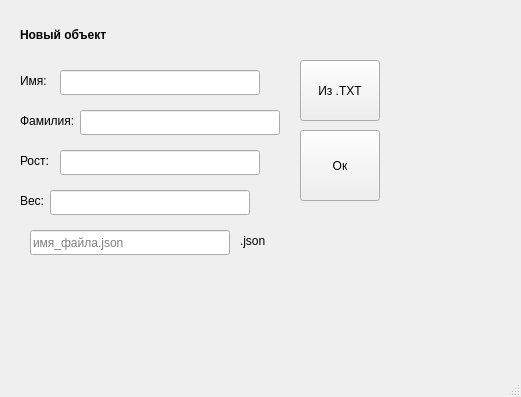
<?xml version="1.0" encoding="UTF-8"?>
<ui version="4.0">
 <class>MainWindow</class>
 <widget class="QMainWindow" name="MainWindow">
  <property name="geometry">
   <rect>
    <x>0</x>
    <y>0</y>
    <width>521</width>
    <height>397</height>
   </rect>
  </property>
  <property name="windowTitle">
   <string>Новый объект</string>
  </property>
  <widget class="QWidget" name="centralwidget">
   <widget class="QLabel" name="titleLabel">
    <property name="geometry">
     <rect>
      <x>20</x>
      <y>20</y>
      <width>251</width>
      <height>31</height>
     </rect>
    </property>
    <property name="text">
     <string>&lt;b&gt;Новый объект&lt;/b&gt;</string>
    </property>
   </widget>
   <widget class="QLabel" name="nameLabel">
    <property name="geometry">
     <rect>
      <x>20</x>
      <y>70</y>
      <width>51</width>
      <height>21</height>
     </rect>
    </property>
    <property name="text">
     <string>Имя:</string>
    </property>
   </widget>
   <widget class="QLineEdit" name="nameEdit">
    <property name="geometry">
     <rect>
      <x>60</x>
      <y>70</y>
      <width>200</width>
      <height>25</height>
     </rect>
    </property>
   </widget>
   <widget class="QLabel" name="surnameLabel">
    <property name="geometry">
     <rect>
      <x>20</x>
      <y>110</y>
      <width>61</width>
      <height>21</height>
     </rect>
    </property>
    <property name="text">
     <string>Фамилия:</string>
    </property>
   </widget>
   <widget class="QLineEdit" name="surnameEdit">
    <property name="geometry">
     <rect>
      <x>80</x>
      <y>110</y>
      <width>200</width>
      <height>25</height>
     </rect>
    </property>
   </widget>
   <widget class="QLabel" name="heightLabel">
    <property name="geometry">
     <rect>
      <x>20</x>
      <y>150</y>
      <width>41</width>
      <height>21</height>
     </rect>
    </property>
    <property name="text">
     <string>Рост:</string>
    </property>
   </widget>
   <widget class="QLineEdit" name="heightEdit">
    <property name="geometry">
     <rect>
      <x>60</x>
      <y>150</y>
      <width>200</width>
      <height>25</height>
     </rect>
    </property>
   </widget>
   <widget class="QLabel" name="weightLabel">
    <property name="geometry">
     <rect>
      <x>20</x>
      <y>190</y>
      <width>31</width>
      <height>21</height>
     </rect>
    </property>
    <property name="text">
     <string>Вес:</string>
    </property>
   </widget>
   <widget class="QLineEdit" name="weightEdit">
    <property name="geometry">
     <rect>
      <x>50</x>
      <y>190</y>
      <width>200</width>
      <height>25</height>
     </rect>
    </property>
   </widget>
   <widget class="QPushButton" name="loadTxtButton">
    <property name="geometry">
     <rect>
      <x>300</x>
      <y>60</y>
      <width>80</width>
      <height>61</height>
     </rect>
    </property>
    <property name="text">
     <string>Из .TXT</string>
    </property>
   </widget>
   <widget class="QPushButton" name="okButton">
    <property name="geometry">
     <rect>
      <x>300</x>
      <y>130</y>
      <width>80</width>
      <height>71</height>
     </rect>
    </property>
    <property name="text">
     <string>Ок</string>
    </property>
   </widget>
   <widget class="QLineEdit" name="jsonFileLineEdit">
    <property name="geometry">
     <rect>
      <x>30</x>
      <y>230</y>
      <width>200</width>
      <height>25</height>
     </rect>
    </property>
    <property name="placeholderText">
     <string>имя_файла.json</string>
    </property>
   </widget>
   <widget class="QLabel" name="jsonLabel">
    <property name="geometry">
     <rect>
      <x>240</x>
      <y>230</y>
      <width>51</width>
      <height>21</height>
     </rect>
    </property>
    <property name="text">
     <string>.json</string>
    </property>
   </widget>
  </widget>
  <widget class="QMenuBar" name="menubar">
   <property name="geometry">
    <rect>
     <x>0</x>
     <y>0</y>
     <width>521</width>
     <height>21</height>
    </rect>
   </property>
  </widget>
  <widget class="QStatusBar" name="statusbar"/>
 </widget>
 <resources/>
 <connections/>
</ui>
